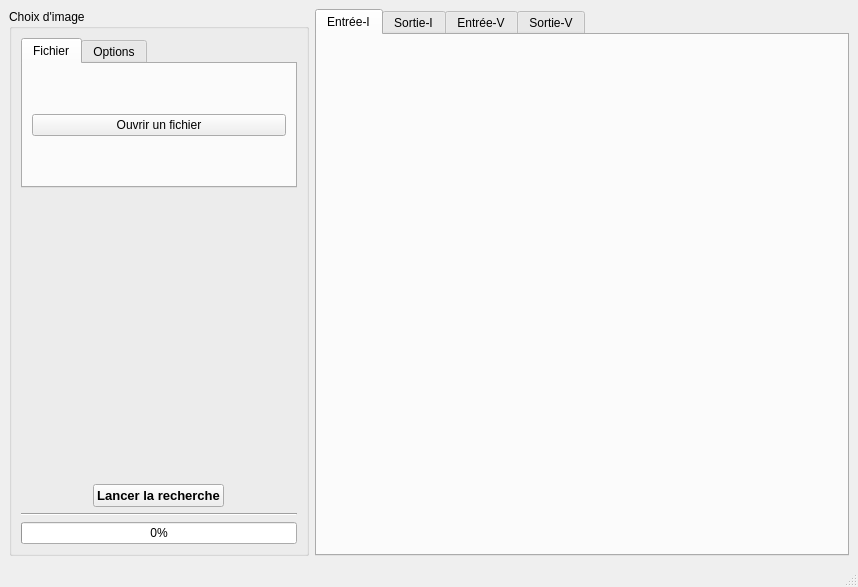
<?xml version="1.0" encoding="UTF-8"?>
<ui version="4.0">
 <class>ChoixForm</class>
 <widget class="QMainWindow" name="ChoixForm">
  <property name="geometry">
   <rect>
    <x>0</x>
    <y>0</y>
    <width>858</width>
    <height>587</height>
   </rect>
  </property>
  <property name="windowTitle">
   <string>MainWindow</string>
  </property>
  <widget class="QWidget" name="centralwidget">
   <layout class="QHBoxLayout" name="horizontalLayout">
    <item>
     <widget class="QGroupBox" name="groupBox">
      <property name="minimumSize">
       <size>
        <width>300</width>
        <height>0</height>
       </size>
      </property>
      <property name="maximumSize">
       <size>
        <width>300</width>
        <height>16777215</height>
       </size>
      </property>
      <property name="title">
       <string>Choix d'image</string>
      </property>
      <layout class="QVBoxLayout" name="verticalLayout">
       <item>
        <widget class="QTabWidget" name="tabWidget_2">
         <property name="minimumSize">
          <size>
           <width>0</width>
           <height>150</height>
          </size>
         </property>
         <property name="maximumSize">
          <size>
           <width>16777215</width>
           <height>150</height>
          </size>
         </property>
         <property name="currentIndex">
          <number>0</number>
         </property>
         <widget class="QWidget" name="tab_3">
          <attribute name="title">
           <string>Fichier</string>
          </attribute>
          <layout class="QVBoxLayout" name="verticalLayout_4">
           <item>
            <widget class="QPushButton" name="pushButton">
             <property name="text">
              <string>Ouvrir un fichier</string>
             </property>
            </widget>
           </item>
          </layout>
         </widget>
         <widget class="QWidget" name="tab_4">
          <attribute name="title">
           <string>Options</string>
          </attribute>
          <layout class="QGridLayout" name="gridLayout">
           <item row="2" column="1">
            <widget class="QLabel" name="label_5">
             <property name="text">
              <string>0.5</string>
             </property>
            </widget>
           </item>
           <item row="5" column="0">
            <widget class="QSlider" name="horizontalSlider_2">
             <property name="maximum">
              <number>10</number>
             </property>
             <property name="value">
              <number>3</number>
             </property>
             <property name="orientation">
              <enum>Qt::Horizontal</enum>
             </property>
            </widget>
           </item>
           <item row="1" column="0">
            <widget class="QLabel" name="label_3">
             <property name="text">
              <string>Probabilité minimum d'affichage</string>
             </property>
            </widget>
           </item>
           <item row="4" column="0">
            <widget class="QLabel" name="label_4">
             <property name="text">
              <string>Seuil de suppression</string>
             </property>
            </widget>
           </item>
           <item row="5" column="1">
            <widget class="QLabel" name="label_6">
             <property name="text">
              <string>0.3</string>
             </property>
            </widget>
           </item>
           <item row="2" column="0">
            <widget class="QSlider" name="horizontalSlider">
             <property name="maximum">
              <number>10</number>
             </property>
             <property name="sliderPosition">
              <number>5</number>
             </property>
             <property name="orientation">
              <enum>Qt::Horizontal</enum>
             </property>
            </widget>
           </item>
          </layout>
         </widget>
        </widget>
       </item>
       <item>
        <spacer name="verticalSpacer">
         <property name="orientation">
          <enum>Qt::Vertical</enum>
         </property>
         <property name="sizeHint" stdset="0">
          <size>
           <width>20</width>
           <height>40</height>
          </size>
         </property>
        </spacer>
       </item>
       <item alignment="Qt::AlignHCenter">
        <widget class="QPushButton" name="pushButton_2">
         <property name="maximumSize">
          <size>
           <width>185</width>
           <height>16777215</height>
          </size>
         </property>
         <property name="font">
          <font>
           <pointsize>10</pointsize>
           <weight>75</weight>
           <bold>true</bold>
          </font>
         </property>
         <property name="text">
          <string>Lancer la recherche</string>
         </property>
        </widget>
       </item>
       <item>
        <widget class="Line" name="line">
         <property name="orientation">
          <enum>Qt::Horizontal</enum>
         </property>
        </widget>
       </item>
       <item>
        <widget class="QProgressBar" name="progressBar">
         <property name="minimumSize">
          <size>
           <width>172</width>
           <height>0</height>
          </size>
         </property>
         <property name="contextMenuPolicy">
          <enum>Qt::DefaultContextMenu</enum>
         </property>
         <property name="value">
          <number>0</number>
         </property>
        </widget>
       </item>
      </layout>
     </widget>
    </item>
    <item>
     <widget class="QTabWidget" name="tabWidget">
      <property name="currentIndex">
       <number>0</number>
      </property>
      <widget class="QWidget" name="tab">
       <attribute name="title">
        <string>Entrée-I</string>
       </attribute>
      </widget>
      <widget class="QWidget" name="tab_2">
       <attribute name="title">
        <string>Sortie-I</string>
       </attribute>
      </widget>
      <widget class="QWidget" name="tab_5">
       <attribute name="title">
        <string>Entrée-V</string>
       </attribute>
      </widget>
      <widget class="QWidget" name="tab_6">
       <attribute name="title">
        <string>Sortie-V</string>
       </attribute>
      </widget>
     </widget>
    </item>
   </layout>
  </widget>
  <widget class="QMenuBar" name="menubar">
   <property name="geometry">
    <rect>
     <x>0</x>
     <y>0</y>
     <width>858</width>
     <height>26</height>
    </rect>
   </property>
  </widget>
  <widget class="QStatusBar" name="statusbar"/>
  <action name="actionRien">
   <property name="text">
    <string>Rien</string>
   </property>
  </action>
 </widget>
 <resources/>
 <connections/>
</ui>
